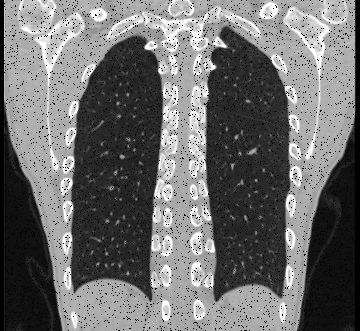
#> input picture lung.png, 360 x 331 px
$ python main_2.py
#> lines starting #> are read from the running program, lines starting #| are printed output that depends on the picture; long printed decimals are rounded
### histogram_matching.py
import numpy as np

def histogram_matching(image, target):
    ## TODO 实现直方图匹配函数，输入源图像和参考图像，返回匹配以后的图像
    result = np.zeros_like(target)
    hist_img, m = np.histogram(image[:, :], 256)
    hist_target, n = np.histogram(target[:, :], 256)
    cdf_img = np.cumsum(hist_img)
    cdf_target = np.cumsum(hist_target)
    for j in range(256):
        tmp = abs(cdf_img[j] - cdf_target)
        tmp = tmp.tolist()
        index = tmp.index(min(tmp))
        result[:, :][image[:, :] == j] = index
    return result

### Filters.py
import numpy as np
import cv2


class AbstractFilter:

    def __init__(self, filter_size=3):
        assert filter_size % 2 == 1, 'Only odd kernel size is supported for the ease of implementation!'
        self.filter_size = filter_size

    def kernel_maker(self):
        raise NotImplementedError

    def set_kernel_size(self, filter_size):
        self.filter_size = filter_size

    # [16 lines left out: function convolution, not called in this run]


class MeanFilter(AbstractFilter):

    def __init__(self, filter_size):
        super(MeanFilter, self).__init__(filter_size)
        self.kernel_array = np.ones((self.filter_size, self.filter_size))

    def kernel_maker(self):
        return self.kernel_array / np.sum(self.kernel_array)


class GaussianFilter(AbstractFilter):

    # [13 lines left out: functions __init__, kernel_maker, not called in this run]

class BilateralFilter(AbstractFilter):

    # [35 lines left out: functions __init__, kernel_maker, convolution, not called in this run]


class MediumFilter(AbstractFilter):

    def __init__(self, filter_size):
        super(MediumFilter, self).__init__(filter_size)
        assert filter_size % 2 == 1, 'Only odd kernel size is supported for the ease of implementation!'
        self.filter_size = filter_size

    def convolution(self, image):
        ## TODO 实现中值滤波
        pad_num = int((self.filter_size - 1) / 2)
        pad_image = np.pad(image, (pad_num, pad_num), mode="constant", constant_values=0)
        m, n = pad_image.shape
        output_image = np.zeros_like(pad_image)
        for i in range(pad_num, m - pad_num):
            for j in range(pad_num, n - pad_num):
                output_image[i, j] = np.median(pad_image[(i - pad_num): (i + pad_num + 1), (j - pad_num): (j + pad_num + 1)])
        output_image = output_image[pad_num:m - pad_num, pad_num:n - pad_num]
        return output_image


### blpf.py
import matplotlib.pyplot as plt
import numpy as np
import cv2
from math import sqrt,pow

def blpf(img, r):
    f = np.fft.fft2(img)
    f_shift = np.fft.fftshift(f)
    transfor_matrix = np.zeros(img.shape)
    M = transfor_matrix.shape[0]
    N = transfor_matrix.shape[1]
    for u in range(M):
        for v in range(N):
            D = sqrt((u - M / 2) ** 2 + (v - N / 2) ** 2)
            transfor_matrix[u, v] = 1 / (1 + pow(D / r, 8))
    new = np.abs(np.fft.ifft2(np.fft.ifftshift(f_shift * transfor_matrix)))
    return new

### main_2.py
import matplotlib.pyplot as plt
import numpy as np
from PIL import Image
from histogram_matching import histogram_matching
import cv2
from fourier_low_pass import fourier_low_pass
from Filters import MediumFilter,BilateralFilter
from blpf import blpf

plt.rcParams['figure.figsize'] = (16.0, 12.0)
plt.rcParams['figure.dpi'] = 300
# load image加载图像
img = Image.open('lung.png').convert('L')
img = np.array(img)
# 显示原图像
plt.subplot(231)  # 23:使输出的图像排版为2行3列，1:在2行3列中的第一行第一列显示
plt.imshow(img, cmap="gray")
plt.title("input")  # 设置图片的标题
plt.axis('off')  # 关闭坐标轴显示
# 加载目标图像
target = Image.open('target.png').convert('L')
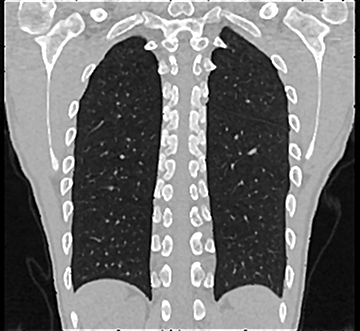
#> input picture target.png, 360 x 331 px
target = np.array(target)
# 显示目标图像
plt.subplot(232)  # 23:使输出的图像排版为2行3列，1:在2行3列中的第一行第二列显示
plt.imshow(target, cmap="gray")
plt.title("target")  # 设置图片的标题
plt.axis('off')  # 关闭坐标轴显示

# TODO 直方图匹配
result = histogram_matching(img,target)
#> in histogram_matching, `hist_img, m = np.histogram(image[:, :], 256)`: hist_img = 256 values, max 8633 at index 0, min 0 at index 1, mean 465.5; m = 257 values from 0 to 255
#> in histogram_matching, `hist_target, n = np.histogram(target[:, :], 256)`: hist_target = 256 values, max 4427 at index 40, min 0 at index 33, mean 465.5; n = 257 values from 0 to 255
#> in histogram_matching, `cdf_img = np.cumsum(hist_img)`: cdf_img = 256 values from 8633 to 119160
#> in histogram_matching, `cdf_target = np.cumsum(hist_target)`: cdf_target = 256 values from 2616 to 119160
#> the loop in histogram_matching, `for j in range(256):` made 256 passes
#> index on passes 1 to 3: 14, 14, 14
#> after the loop in histogram_matching, `for j in range(256):`:
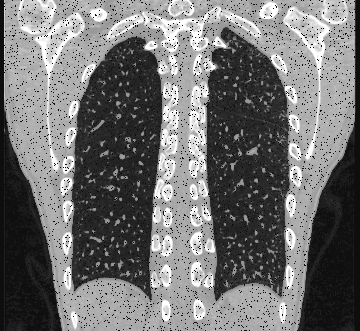
#> result: shape (331, 360); min 14, max 255, mean 114.1
# 显示直方图匹配结果图像
plt.subplot(233)  # 23:使输出的图像排版为2行3列，1:在2行3列中的第一行第三列显示
plt.imshow(result, cmap="gray")
plt.title("result")  # 设置图片的标题
plt.axis('off')  # 关闭坐标轴显示
# 计算直方图
hist_img = cv2.calcHist([img], [0], None, [255], [0, 255])
#> hist_img = 255 values, max 8633 at index 0, min 0 at index 1, mean 455.5
hist_target = cv2.calcHist([target], [0], None, [255], [0, 255])
#> hist_target = 255 values, max 4427 at index 40, min 0 at index 33, mean 450.4
hist_result = cv2.calcHist([result], [0], None, [255], [0, 255])
#> hist_result = 255 values, max 9332 at index 14, min 0 at index 0, mean 455.5
# 显示直方图
plt.subplot(234)
plt.plot(hist_img)
plt.title("hist_img")
plt.subplot(235)
plt.plot(hist_target)
plt.title("hist_target")
plt.subplot(236)
plt.plot(hist_result)
plt.title("hist_result")
plt.show()
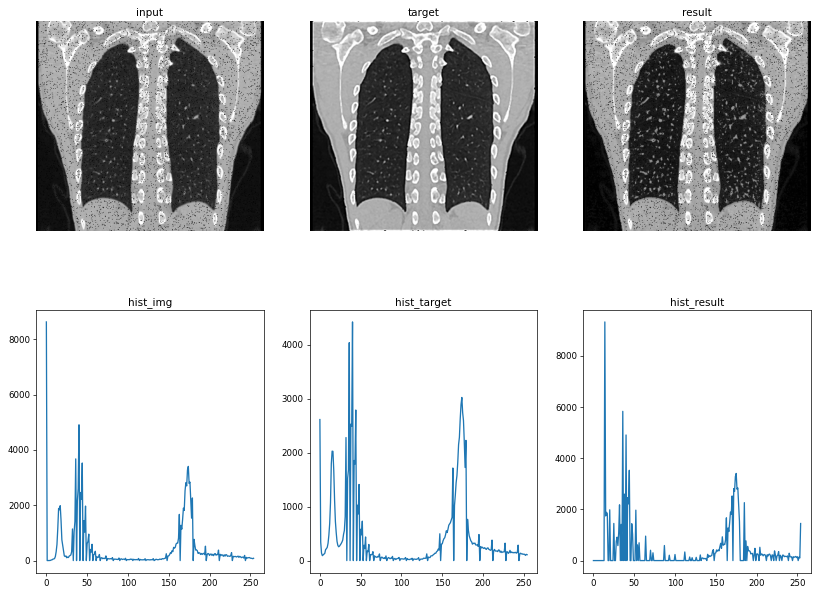
#> figure drawn by matplotlib, 6 panels; panel 4: curve peaks at x = 0, y = 8633; panel 5: curve peaks at x = 40, y = 4427; panel 6: curve peaks at x = 14, y = 9332

# TODO 处理过程
# 首先进行中值滤波
medium_filter = MediumFilter(filter_size=3)
result_medium = medium_filter.convolution(img)
#> after the loop in convolution, `for i in range(pad_num, m - pad_num):`:
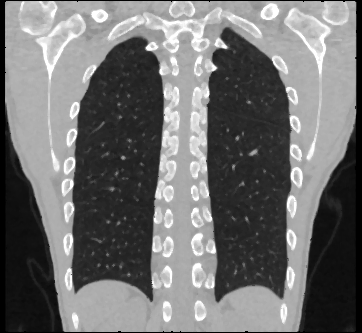
#> output_image: shape (333, 362); min 0, max 255, mean 112.1
# 进行巴特沃斯低通滤波
result_lowpass = blpf(result_medium,100)
#> after the loop in blpf, `for u in range(M):`:
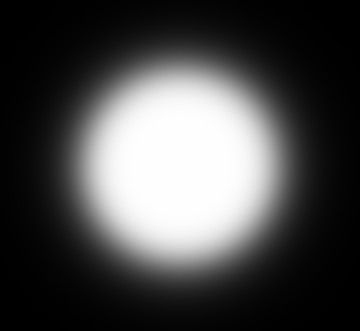
#> transfor_matrix: shape (331, 360) float64; min 0.000782, max 1, mean 0.291
#> in blpf, `new = np.abs(np.fft.ifft2(np.fft.ifftshift(f_shift * transfor_matrix)))`:
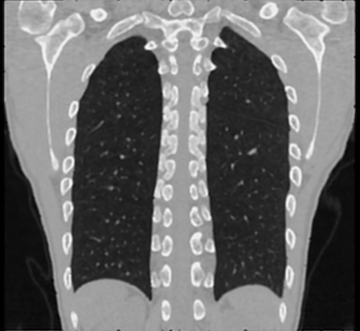
#> new: shape (331, 360) float64; min 0.000153, max 275.3, mean 113.4; drawn with min black and max white
# [17 lines of commented-out code are left out]
kernel_sharpen = np.array([
        [0,-1,0],
        [-1,5,-1],
        [0,-1,0]],dtype=np.float32)
# 卷积核锐化，由于图像矩阵类型为float类型，因此需要进行第二步灰阶范围转化
result_sharpen = cv2.filter2D(result_lowpass,-1,kernel_sharpen)
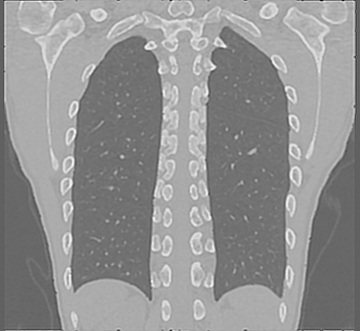
#> result_sharpen: shape (331, 360) float64; min -226.3, max 366.7, mean 113.4; drawn with min black and max white
result_sharpen = cv2.convertScaleAbs(result_sharpen)
# 高斯核锐化
# gau = cv2.GaussianBlur(result_lowpass,(5,5),0.15)
# diff = cv2.addWeighted(result_lowpass[:,:],1,gau,-1,0)
# result_sharpen = cv2.addWeighted(result_lowpass[:,],1,diff,1,0)
# 画处理过程流程图
plt.subplot(221)
plt.imshow(img, cmap="gray")
plt.title("image")  # 设置图片的标题
plt.axis('off')  # 关闭坐标轴显示
plt.subplot(222)
plt.imshow(result_medium, cmap="gray")
plt.title("medium")  # 设置图片的标题
plt.axis('off')  # 关闭坐标轴显示
plt.subplot(223)
plt.imshow(result_lowpass, cmap="gray")
plt.title("lowpass")  # 设置图片的标题
plt.axis('off')  # 关闭坐标轴显示
plt.subplot(224)
plt.imshow(result_sharpen, cmap="gray")
plt.title("result")  # 设置图片的标题
plt.axis('off')  # 关闭坐标轴显示
plt.show()
# 画最终目标图像与处理结果对比图
plt.subplot(121)
plt.imshow(target, cmap="gray")
plt.title("target")  # 设置图片的标题
plt.axis('off')  # 关闭坐标轴显示
plt.subplot(122)
plt.imshow(result_sharpen, cmap="gray")
plt.title("result")  # 设置图片的标题
plt.axis('off')  # 关闭坐标轴显示
plt.show()
# 量化结果显示
print(f"原图与目标图像差异量化结果: {np.square((target - img)).sum()}")
#| 原图与目标图像差异量化结果: 3999588
print(f"中值滤波结果与目标图像差异量化结果: {np.square((target - result_medium)).sum()}")
#| 中值滤波结果与目标图像差异量化结果: 3444001
print(f"低通滤波结果与目标图像差异量化结果: {np.square((target - result_lowpass)).sum()}")
#| 低通滤波结果与目标图像差异量化结果: 18731833.672
print(f"锐化结果与目标图像差异量化结果: {np.square((target - result_sharpen)).sum()}")
#| 锐化结果与目标图像差异量化结果: 996980
